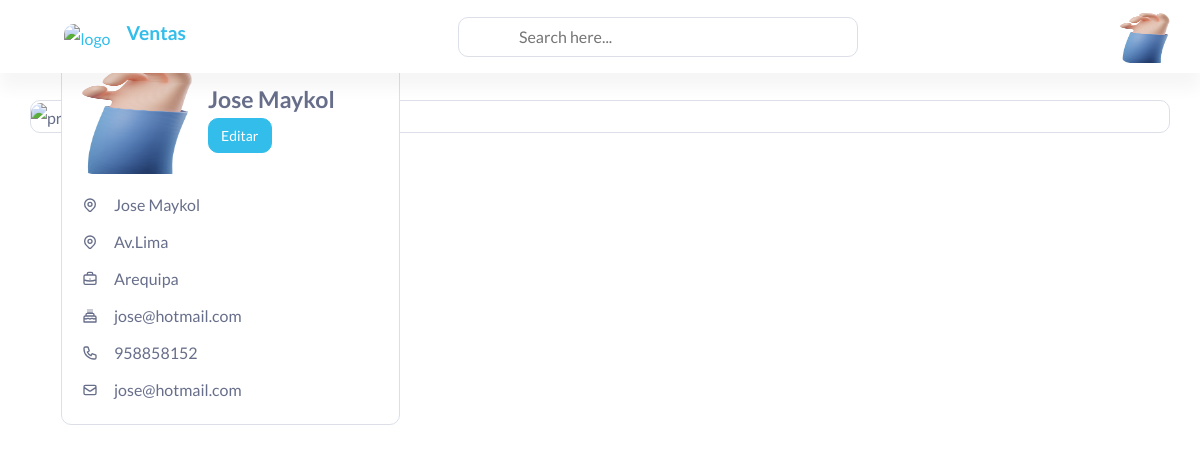
Page /customers/detail/9/ on the committed database.
### customers/models.py (models this page shows, shortened)
class Cliente(models.Model):
    RUC = models.CharField(max_length= 12,verbose_name='RUC')
    DNI = models.CharField(max_length= 8,verbose_name= "DNI")
    name = models.CharField(max_length= 50,verbose_name='Nombre de cliente')
    adress = models.CharField(max_length= 50,verbose_name='Direccion')
    city = models.CharField(max_length= 50,verbose_name= 'Ciudad')
    phone_number = models.CharField(max_length= 9,verbose_name= 'Numero de telefono')
    email = models.EmailField(verbose_name='Email')
    site_web = models.URLField(verbose_name= 'Sitio web', blank= True)
    class Meta:
        verbose_name = 'Cliente'
        verbose_name_plural = 'Clientes'

### customers/views.py (the view)
# urls.py: path('detail/<int:pk>/', views.ClienteDetailView.as_view(), name='detail_customer'),
class ClienteDetailView(DetailView):
    model = Cliente
    template_name = "detail_customer.html"

### customers/templates/detail_customer.html (shortened to what this page needs)
{% extends 'index.html' %}
{% load static %}
{% block content %}
<div class="wrapper">
          <div class="content-page">
    <div class="container-fluid">
       <div class="row">
          <div class="col-lg-12">
             <div class="card car-transparent">
                <div class="card-body p-0">
                   <div class="profile-image position-relative">
                   </div>
                </div>
             </div>
          </div>
       </div>
       <div class="row m-sm-0 px-3">
          <div class="col-lg-4 card-profile">
             <div class="card card-block card-stretch card-height">
                <div class="card-body">
                  <div class="d-flex align-items-center mb-3">
                     <div class="profile-img position-relative">
                        <img src="{% static '/images/user/1.png' %}" class="img-fluid rounded avatar-110" alt="profile-image">
                     </div>
                     <div class="ml-3">
                        <h4 class="mb-1">{{object.name}}</h4>
                        <a href="{% url 'update_customer' object.id %}" class="btn btn-primary font-size-14">Editar</a>
                     </div>
                  </div>
                   <ul class="list-inline p-0 m-0">
                      <li class="mb-2">
                         <div class="d-flex align-items-center">
                            <p class="mb-0">{{object.name}}</p>
                         </div>
                      </li>
                      <li class="mb-2">
                        <div class="d-flex align-items-center">
                           <p class="mb-0">{{object.adress}}</p>
                        </div>
                     </li>
                      <li class="mb-2">
                         <div class="d-flex align-items-center">
                            <p class="mb-0">{{object.city}}</p>
                         </div>
                      </li>
                      <li class="mb-2">
                         <div class="d-flex align-items-center">
                            <p class="mb-0">{{object.email}}</p>
                         </div>
                      </li>
                      <li class="mb-2">
                         <div class="d-flex align-items-center">
                            <p class="mb-0">{{object.phone_number}}</p>
                         </div>
                      </li>
                      <li>
                         <div class="d-flex align-items-center">
                            <p class="mb-0">{{object.email}}</p>
                         </div>
                      </li>
                   </ul>
                </div>
             </div>
          </div>
       </div>
    </div>
    </div>
  </div>
{% endblock content %}

### rows in the picture
Cliente: name "Jose Maykol", adress "Av.Lima", city "Arequipa", email "jose@hotmail.com", phone_number "958858152"
